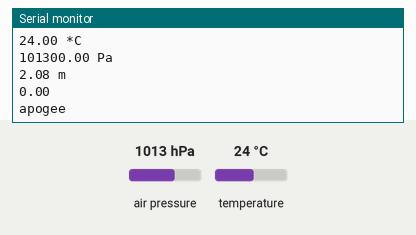
Recording of a sketch running on a simulated Arduino Uno, built with avr-gcc and run on an emulated ATmega328P. Shown: the last lines printed to the serial monitor. The test bench sets the inputs (shaded band); at power-on: air pressure 1013 hPa, temperature 24 °C.

Above: at 1.2 s.
1.3 s: air pressure set to 952 hPa
At 2.7 s:
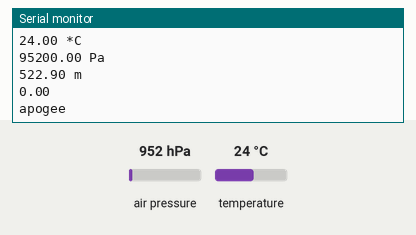
2.8 s: temperature set to 12 °C
4.3 s: air pressure set to 975 hPa
At 11.27 s:
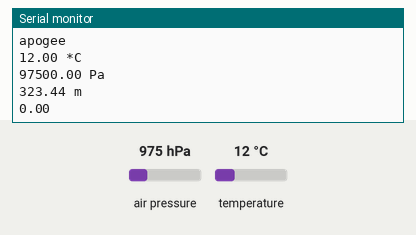
Timing chart, 0 to 11.8 s (numbered marks = the images above; inputs shaded):
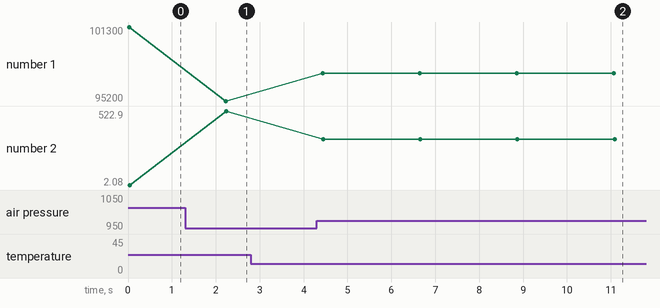

The sketch:

apogee_detect.ino
```cpp
#include <Adafruit_BMP280.h>
#include <Wire.h>

Adafruit_BMP280 bmp; // I2C

void setup() {
  Serial.begin(9600);
  while ( !Serial ) delay(100);   // wait for native usb
  Serial.println(F("BMP280 test"));
  unsigned status;
  status = bmp.begin(0x76);
  if (!status) {
    Serial.println(F("Could not find a valid BMP280 sensor, check wiring or "
                      "try a different address!"));
    Serial.print("SensorID was: 0x"); Serial.println(bmp.sensorID(),16);
  }

  /* Default settings from datasheet. */
  bmp.setSampling(Adafruit_BMP280::MODE_NORMAL,     /* Operating Mode. */
                  Adafruit_BMP280::SAMPLING_X2,     /* Temp. oversampling */
                  Adafruit_BMP280::SAMPLING_X16,    /* Pressure oversampling */
                  Adafruit_BMP280::FILTER_X16,      /* Filtering. */
                  Adafruit_BMP280::STANDBY_MS_500); /* Standby time. */
}

void loop() {

    Serial.print(bmp.readTemperature());
    Serial.println(" *C");

    Serial.print(bmp.readPressure());
    Serial.println(" Pa");

    Serial.print(bmp.readAltitude(1013.25)); /* Adjusted to local forecast! */
    Serial.println(" m");
    Serial.println(calcV());
    float verticalV = calcV();
    if ((verticalV < 7) & (verticalV > -7)){
      Serial.println("apogee");
    }
    delay(2000);
}

float calcV(){
  float alt1 = bmp.readAltitude(1013.25);
  delay(100);
  float alt2 = bmp.readAltitude(1013.25);
  return (alt1-alt2)*10;
}
```

Measured:
- after the input at 1.3 s, the serial monitor: prints a new line after 0.92 s (image 1)
- after the input at 4.3 s, the serial monitor: prints a new line after 0.14 s (image 2)
- plotted number 1: 101300 → 95200 after the input at 1.3 s, 95200 → 97500 after the input at 4.3 s
- plotted number 2: 2.08 → 522.9 after the input at 1.3 s, 522.9 → 323.44 after the input at 4.3 s
